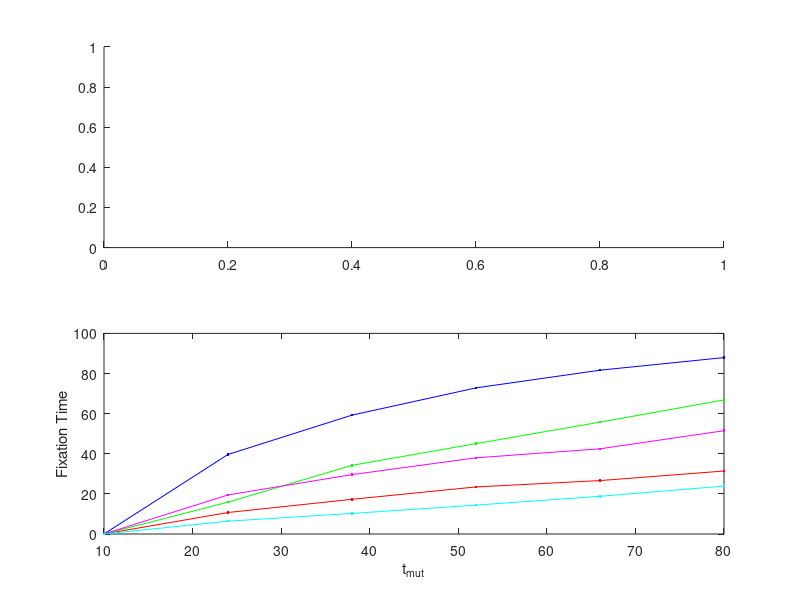

Write the MATLAB code that produced this figure.
function [] = singlepulsefig
    figure();
    
    dat_1010 = load('DAT_PulseConstantArea_r1_1.0_r2_1.0_uquit_0.001_N_10_Dose_5.0.mat');
    param_1010 = load('PARAM_PulseConstantArea_r1_1.0_r2_1.0_uquit_0.001_N_10_Dose_5.0.mat');
    plotspdat(dat_1010, param_1010, 'Neutral' , 'r');

    dat_0910 = load('DAT_PulseConstantArea_r1_0.9_r2_1.0_uquit_0.001_N_10_Dose_5.0.mat');
    param_0910 = load('PARAM_PulseConstantArea_r1_0.9_r2_1.0_uquit_0.001_N_10_Dose_5.0.mat');
    plotspdat(dat_0910, param_0910, 'r1 = 0.9' ,'g');
    
    dat_1009 = load('DAT_PulseConstantArea_r1_1.0_r2_0.9_uquit_0.001_N_10_Dose_5.0.mat');
    param_1009 = load('PARAM_PulseConstantArea_r1_1.0_r2_0.9_uquit_0.001_N_10_Dose_5.0.mat');
    plotspdat(dat_1009, param_1009, 'r2 = 0.9' ,'b');
    
    dat_1110 = load('DAT_PulseConstantArea_r1_1.1_r2_1.0_uquit_0.001_N_10_Dose_5.0.mat');
    param_1110 = load('PARAM_PulseConstantArea_r1_1.1_r2_1.0_uquit_0.001_N_10_Dose_5.0.mat');
    plotspdat(dat_1110, param_1110, 'r1 = 1.1' ,'m');
    
    dat_1011 = load('DAT_PulseConstantArea_r1_1.0_r2_1.1_uquit_0.001_N_10_Dose_5.0.mat');
    param_1011 = load('PARAM_PulseConstantArea_r1_1.0_r2_1.1_uquit_0.001_N_10_Dose_5.0.mat');
    plotspdat(dat_1011, param_1011, 'r2 = 1.1' ,'c');

end

function plotspdat(fixes, params, label, col)
    subplot(2,1,1);
    
    %for i=1:5,
    %    PlotPulse(3.0, param_0910.u_pulse(i) / 0.001, 0.001, i);
    %    xlim([0,100]);
     %   ylabel('u(t)');
    %    xlabel('t');
    %end
    
    subplot(2,1,2);
    plot(fixes.PulseTime, fixes.FixTime - fixes.FixTime(1), col, 'DisplayName', label, 'Marker', '.');%,'.k');
    xlabel('t_{mut}');
    ylabel('Fixation Time');
    
    ratio = fixes.FixTime(6) / fixes.FixTime(1)
    
    hold on
end

function [] = PlotPulse(area, mut_factor, offset, colid)
    cols = ['r','g','b','m','c'];

    dataX = [];
    dataY = [];
    mutTime = area / (offset * (mut_factor - 1.0));
    dataX(1) = 0.0;
    dataX(2) = mutTime;
    dataX(3) = mutTime;
    dataX(4) = 150.0;
    
    dataY(1) = offset * mut_factor;
    dataY(2) = offset * mut_factor;
    dataY(3) = offset;
    dataY(4) = offset;

    plot(dataX, dataY, cols(colid));
    hold on
end

